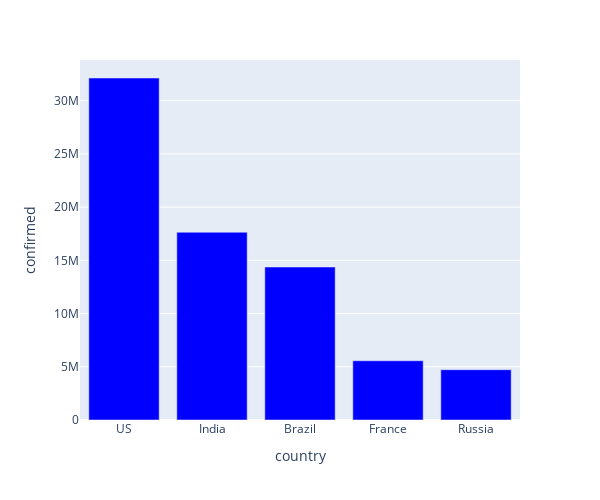

The notebook cell saved with this chart:
### Code cell
px.bar(
    sorted_country_df.head(10),
    x = "country",
    y = "confirmed",
#     title= "Top 10 worst affected countries", # the axis names
    color_discrete_sequence=["Blue"], 
    height=500,
    width=600
)

### Figure 1 — Plotly figure (JSON) as saved in the notebook; plotly's stock layout.template omitted (floating-point values rounded to 4 significant figures)
{"data": [{"alignmentgroup": "True", "hovertemplate": "country=%{x}<br>confirmed=%{y}<extra></extra>", "legendgroup": "", "marker": {"color": "Blue"}, "name": "", "offsetgroup": "", "orientation": "v", "showlegend": false, "textposition": "auto", "type": "bar", "x": ["US", "India", "Brazil", "France", "Russia"], "xaxis": "x", "y": [32125098, 17636186, 14369423, 5565081, 4725252], "yaxis": "y"}], "layout": {"barmode": "relative", "height": 500, "legend": {"tracegroupgap": 0}, "margin": {"t": 60}, "width": 600, "xaxis": {"anchor": "y", "domain": [0, 1], "title": {"text": "country"}}, "yaxis": {"anchor": "x", "domain": [0, 1], "title": {"text": "confirmed"}}}}
